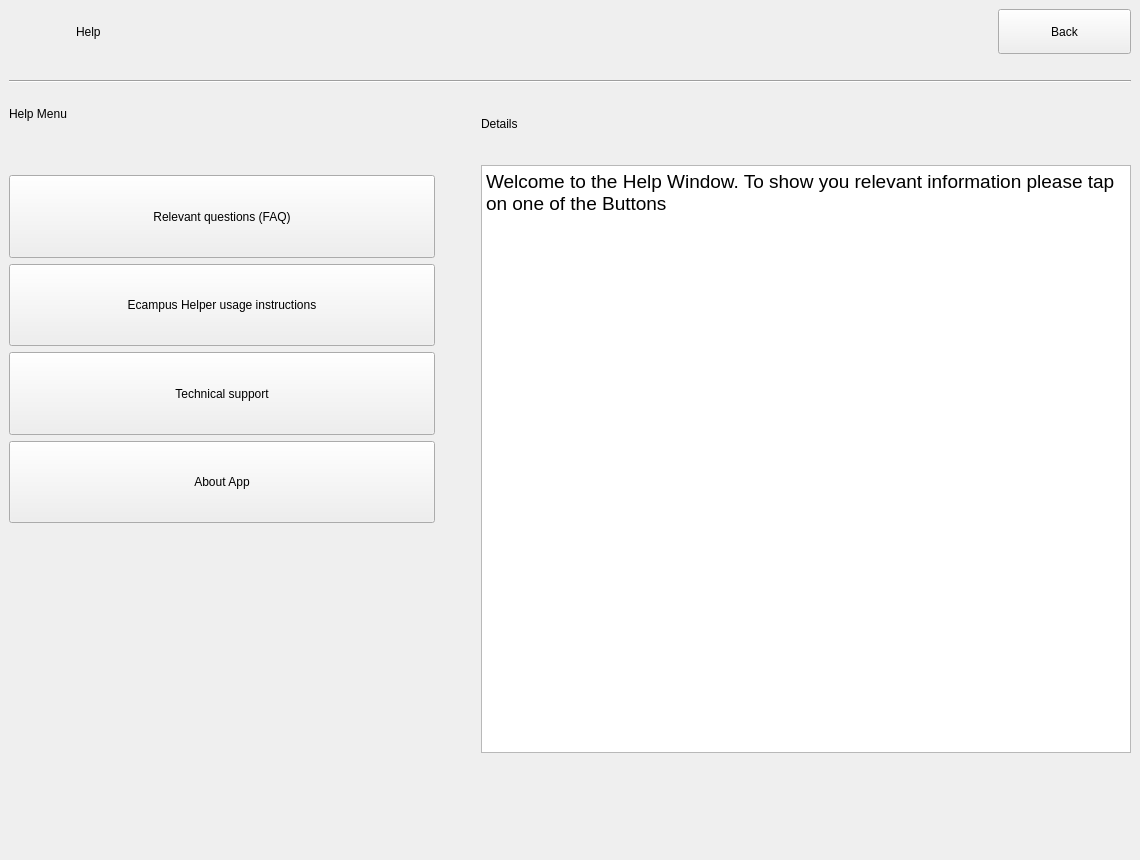
<?xml version="1.0" encoding="UTF-8"?>
<ui version="4.0">
 <class>MainWindow</class>
 <widget class="QMainWindow" name="MainWindow">
  <property name="geometry">
   <rect>
    <x>0</x>
    <y>0</y>
    <width>1140</width>
    <height>860</height>
   </rect>
  </property>
  <property name="minimumSize">
   <size>
    <width>1140</width>
    <height>860</height>
   </size>
  </property>
  <property name="maximumSize">
   <size>
    <width>1920</width>
    <height>1080</height>
   </size>
  </property>
  <property name="windowTitle">
   <string>MainWindow</string>
  </property>
  <widget class="QWidget" name="centralwidget">
   <layout class="QVBoxLayout" name="verticalLayout_4">
    <item>
     <spacer name="verticalSpacer_5">
      <property name="orientation">
       <enum>Qt::Orientation::Vertical</enum>
      </property>
      <property name="sizeType">
       <enum>QSizePolicy::Policy::Minimum</enum>
      </property>
      <property name="sizeHint" stdset="0">
       <size>
        <width>20</width>
        <height>0</height>
       </size>
      </property>
     </spacer>
    </item>
    <item>
     <layout class="QHBoxLayout" name="horizontalLayout_2" stretch="2,1,20,4">
      <property name="leftMargin">
       <number>0</number>
      </property>
      <property name="topMargin">
       <number>0</number>
      </property>
      <property name="rightMargin">
       <number>0</number>
      </property>
      <item>
       <spacer name="horizontalSpacer">
        <property name="orientation">
         <enum>Qt::Orientation::Horizontal</enum>
        </property>
        <property name="sizeHint" stdset="0">
         <size>
          <width>40</width>
          <height>20</height>
         </size>
        </property>
       </spacer>
      </item>
      <item>
       <widget class="QLabel" name="Help">
        <property name="sizePolicy">
         <sizepolicy hsizetype="Expanding" vsizetype="Maximum">
          <horstretch>0</horstretch>
          <verstretch>0</verstretch>
         </sizepolicy>
        </property>
        <property name="minimumSize">
         <size>
          <width>250</width>
          <height>45</height>
         </size>
        </property>
        <property name="maximumSize">
         <size>
          <width>425</width>
          <height>55</height>
         </size>
        </property>
        <property name="text">
         <string>Help</string>
        </property>
       </widget>
      </item>
      <item>
       <spacer name="horizontalSpacer_2">
        <property name="orientation">
         <enum>Qt::Orientation::Horizontal</enum>
        </property>
        <property name="sizeType">
         <enum>QSizePolicy::Policy::Expanding</enum>
        </property>
        <property name="sizeHint" stdset="0">
         <size>
          <width>200</width>
          <height>20</height>
         </size>
        </property>
       </spacer>
      </item>
      <item>
       <widget class="QPushButton" name="Back_Button">
        <property name="sizePolicy">
         <sizepolicy hsizetype="Expanding" vsizetype="Ignored">
          <horstretch>0</horstretch>
          <verstretch>0</verstretch>
         </sizepolicy>
        </property>
        <property name="minimumSize">
         <size>
          <width>80</width>
          <height>40</height>
         </size>
        </property>
        <property name="maximumSize">
         <size>
          <width>135</width>
          <height>55</height>
         </size>
        </property>
        <property name="text">
         <string>Back</string>
        </property>
       </widget>
      </item>
     </layout>
    </item>
    <item>
     <spacer name="verticalSpacer">
      <property name="orientation">
       <enum>Qt::Orientation::Vertical</enum>
      </property>
      <property name="sizeType">
       <enum>QSizePolicy::Policy::Preferred</enum>
      </property>
      <property name="sizeHint" stdset="0">
       <size>
        <width>20</width>
        <height>20</height>
       </size>
      </property>
     </spacer>
    </item>
    <item>
     <widget class="Line" name="line">
      <property name="orientation">
       <enum>Qt::Orientation::Horizontal</enum>
      </property>
     </widget>
    </item>
    <item>
     <layout class="QHBoxLayout" name="horizontalLayout">
      <item>
       <layout class="QVBoxLayout" name="verticalLayout_2">
        <item>
         <widget class="QLabel" name="label_2">
          <property name="minimumSize">
           <size>
            <width>330</width>
            <height>50</height>
           </size>
          </property>
          <property name="maximumSize">
           <size>
            <width>560</width>
            <height>70</height>
           </size>
          </property>
          <property name="text">
           <string>Help Menu</string>
          </property>
         </widget>
        </item>
        <item>
         <spacer name="verticalSpacer_4">
          <property name="orientation">
           <enum>Qt::Orientation::Vertical</enum>
          </property>
          <property name="sizeType">
           <enum>QSizePolicy::Policy::Minimum</enum>
          </property>
          <property name="sizeHint" stdset="0">
           <size>
            <width>20</width>
            <height>30</height>
           </size>
          </property>
         </spacer>
        </item>
        <item>
         <widget class="QPushButton" name="FAQ">
          <property name="sizePolicy">
           <sizepolicy hsizetype="Expanding" vsizetype="Expanding">
            <horstretch>0</horstretch>
            <verstretch>0</verstretch>
           </sizepolicy>
          </property>
          <property name="minimumSize">
           <size>
            <width>330</width>
            <height>60</height>
           </size>
          </property>
          <property name="maximumSize">
           <size>
            <width>560</width>
            <height>90</height>
           </size>
          </property>
          <property name="text">
           <string>Relevant questions (FAQ)</string>
          </property>
         </widget>
        </item>
        <item>
         <widget class="QPushButton" name="Instruction">
          <property name="sizePolicy">
           <sizepolicy hsizetype="Expanding" vsizetype="Expanding">
            <horstretch>0</horstretch>
            <verstretch>0</verstretch>
           </sizepolicy>
          </property>
          <property name="minimumSize">
           <size>
            <width>330</width>
            <height>60</height>
           </size>
          </property>
          <property name="maximumSize">
           <size>
            <width>560</width>
            <height>100</height>
           </size>
          </property>
          <property name="text">
           <string>Ecampus Helper usage instructions</string>
          </property>
         </widget>
        </item>
        <item>
         <widget class="QPushButton" name="Support">
          <property name="sizePolicy">
           <sizepolicy hsizetype="Expanding" vsizetype="Expanding">
            <horstretch>0</horstretch>
            <verstretch>0</verstretch>
           </sizepolicy>
          </property>
          <property name="minimumSize">
           <size>
            <width>330</width>
            <height>60</height>
           </size>
          </property>
          <property name="maximumSize">
           <size>
            <width>560</width>
            <height>100</height>
           </size>
          </property>
          <property name="text">
           <string>Technical support</string>
          </property>
         </widget>
        </item>
        <item>
         <widget class="QPushButton" name="App">
          <property name="sizePolicy">
           <sizepolicy hsizetype="Expanding" vsizetype="Expanding">
            <horstretch>0</horstretch>
            <verstretch>0</verstretch>
           </sizepolicy>
          </property>
          <property name="minimumSize">
           <size>
            <width>330</width>
            <height>60</height>
           </size>
          </property>
          <property name="maximumSize">
           <size>
            <width>560</width>
            <height>100</height>
           </size>
          </property>
          <property name="text">
           <string>About App</string>
          </property>
         </widget>
        </item>
        <item>
         <spacer name="verticalSpacer_3">
          <property name="orientation">
           <enum>Qt::Orientation::Vertical</enum>
          </property>
          <property name="sizeType">
           <enum>QSizePolicy::Policy::Maximum</enum>
          </property>
          <property name="sizeHint" stdset="0">
           <size>
            <width>20</width>
            <height>230</height>
           </size>
          </property>
         </spacer>
        </item>
       </layout>
      </item>
      <item>
       <spacer name="horizontalSpacer_5">
        <property name="orientation">
         <enum>Qt::Orientation::Horizontal</enum>
        </property>
        <property name="sizeType">
         <enum>QSizePolicy::Policy::Maximum</enum>
        </property>
        <property name="sizeHint" stdset="0">
         <size>
          <width>40</width>
          <height>20</height>
         </size>
        </property>
       </spacer>
      </item>
      <item>
       <layout class="QVBoxLayout" name="verticalLayout_3">
        <item>
         <widget class="QLabel" name="label_3">
          <property name="sizePolicy">
           <sizepolicy hsizetype="Expanding" vsizetype="Expanding">
            <horstretch>0</horstretch>
            <verstretch>0</verstretch>
           </sizepolicy>
          </property>
          <property name="minimumSize">
           <size>
            <width>300</width>
            <height>50</height>
           </size>
          </property>
          <property name="maximumSize">
           <size>
            <width>510</width>
            <height>70</height>
           </size>
          </property>
          <property name="text">
           <string>Details</string>
          </property>
         </widget>
        </item>
        <item>
         <widget class="QTextBrowser" name="textBrowser">
          <property name="minimumSize">
           <size>
            <width>650</width>
            <height>580</height>
           </size>
          </property>
          <property name="maximumSize">
           <size>
            <width>1105</width>
            <height>1100</height>
           </size>
          </property>
          <property name="html">
           <string>&lt;!DOCTYPE HTML PUBLIC &quot;-//W3C//DTD HTML 4.0//EN&quot; &quot;http://www.w3.org/TR/REC-html40/strict.dtd&quot;&gt;
&lt;html&gt;&lt;head&gt;&lt;meta name=&quot;qrichtext&quot; content=&quot;1&quot; /&gt;&lt;meta charset=&quot;utf-8&quot; /&gt;&lt;style type=&quot;text/css&quot;&gt;
p, li { white-space: pre-wrap; }
hr { height: 1px; border-width: 0; }
li.unchecked::marker { content: &quot;\2610&quot;; }
li.checked::marker { content: &quot;\2612&quot;; }
&lt;/style&gt;&lt;/head&gt;&lt;body style=&quot; font-family:'Segoe UI'; font-size:9pt; font-weight:400; font-style:normal;&quot;&gt;
&lt;p style=&quot; margin-top:0px; margin-bottom:0px; margin-left:0px; margin-right:0px; -qt-block-indent:0; text-indent:0px;&quot;&gt;&lt;span style=&quot; font-family:'MS Shell Dlg 2'; font-size:14pt;&quot;&gt;Welcome to the Help Window. To show you relevant information please tap on one of the Buttons&lt;/span&gt;&lt;/p&gt;&lt;/body&gt;&lt;/html&gt;</string>
          </property>
         </widget>
        </item>
       </layout>
      </item>
     </layout>
    </item>
    <item>
     <spacer name="verticalSpacer_2">
      <property name="orientation">
       <enum>Qt::Orientation::Vertical</enum>
      </property>
      <property name="sizeType">
       <enum>QSizePolicy::Policy::Maximum</enum>
      </property>
      <property name="sizeHint" stdset="0">
       <size>
        <width>20</width>
        <height>98</height>
       </size>
      </property>
     </spacer>
    </item>
   </layout>
  </widget>
 </widget>
 <resources/>
 <connections/>
</ui>
